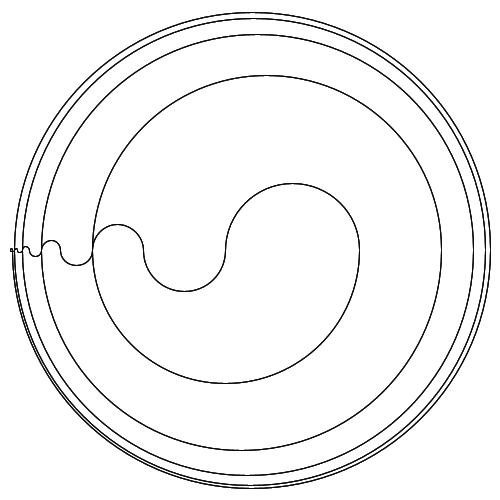
Frame 1 (no input)
Frame 2 (the mouse pressed at the canvas centre, redrawn once): identical to frame 1, image omitted

The Processing sketch that drew this single still picture (run headless with seeded random() and noise(); the mouse was pressed at the canvas centre and the sketch redrawn once):

// Processing sketch: FibonacciThing
// ── FibonacciThing.pde
Series r;
final int PAD = 10;
final int OPAC = 20;
final int MAX = 199;

void setup() {
  size(500,500);
  r = new Series(1000);
  //noLoop();
}

void draw() {
  background(255);
  r.setLine(width-2*PAD, height-2*PAD, color(0,OPAC));
  translate(PAD, height/2);
  r.drawLine();
  //print(r.toString());
  noLoop();
}

class Series {
	int[] series;
	int n;
	color col;
	int w;
	int h;

	Series(int n) {
		this.col = color(0);
		this.n = n;
		this.series = new int[n];
    this.w = width;
    this.h = height;
	}

	String toString() {
		String s = "";
		for (int i=0; i<this.n; ++i) {
			s = s + " " + series[i];
		}
		return s;
	}


	void setLine(int w, int h, color col) {
		this.w = w;
    this.h = h;
		this.col = col;
	}

	void drawLine() {
    float scale = this.w/(float)(MAX-1);
    noFill();
    strokeWeight(1);
    strokeCap(SQUARE);
    stroke(this.col);
    int a = 1;
    int b = 1;
		for (int i=1; i<n; ++i) {
			float center = (a+b)/2.0;
      float d = (abs(a-b));
			if (i % 2 == 0) arc(center*scale, 0, d*scale, d*scale, 0, PI);
			else arc(center*scale, 0, d*scale, d*scale, PI, TWO_PI);
      int t = a;
      a = (a + b) % MAX;
      b = t;
		}
	}
}
